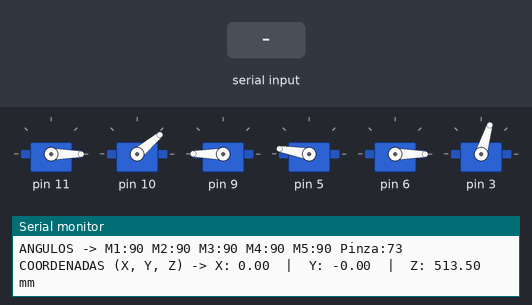
Bench run of a sketch on a simulated Arduino Uno, built with avr-gcc and run on an emulated ATmega328P. Parts: 6 × servo, the last lines printed to the serial monitor. Inputs (shaded band) come from the test bench.

Above: at 7.7 s.
7.8 s: "Q\n" received over Serial
At 9.6 s:
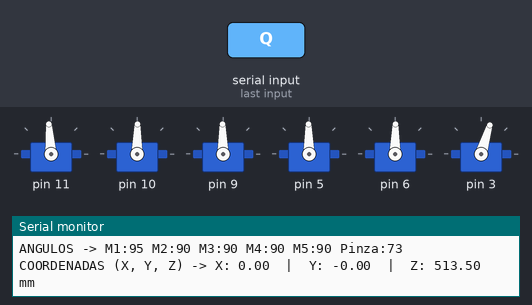
10.2 s: byte 81 ('Q') received over Serial
At 10.8 s:
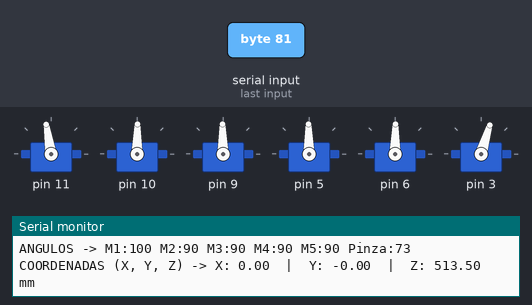
11.7 s: byte 65 ('A') received over Serial
At 12.9 s:
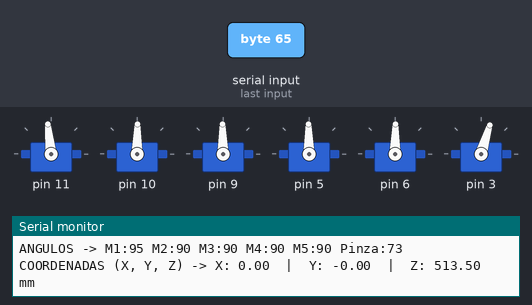
13.2 s: "W\n" received over Serial
At 14.3 s:
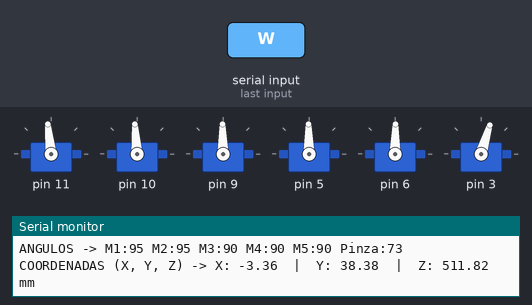
Timing chart, 0 to 15.7 s (numbered marks = the images above; inputs shaded):
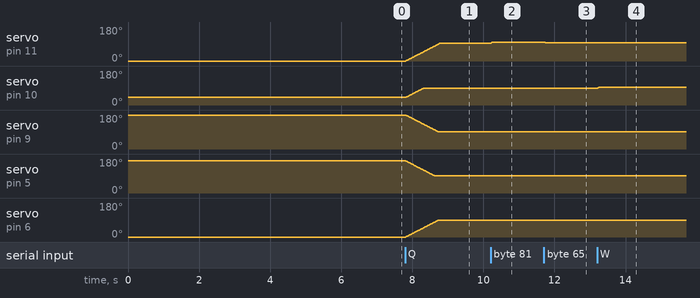

The sketch:

mover_angulos_ver_coordenadas.ino
```cpp
#include <Braccio.h>
#include <Servo.h>

Servo base, shoulder, elbow, wrist_ver, wrist_rot, gripper;

// Longitudes físicas del Braccio
const float L1 = 71.5;
const float L2 = 125.0;
const float L3 = 125.0;
const float L4_5 = 192.0;

// Posiciones iniciales (Brazo estirado hacia arriba)
int m1 = 90; // Base
int m2 = 90; // Hombro
int m3 = 90; // Codo
int m4 = 90; // Muñeca Vertical
int m5 = 90; // Muñeca Rotatoria
int m6 = 73; // Pinza (Abierta)

int paso = 5; // Grados que se mueve con cada pulsación

void setup() {
  Braccio.begin();
  Serial.begin(9600);

  Serial.println("==========================================");
  Serial.println("  CONTROL REMOTO + LECTOR DE COORDENADAS  ");
  Serial.println("==========================================");
  Serial.println("Teclas de control (+5 grados / -5 grados):");
  Serial.println("  Base:       'Q' (Izda)  / 'A' (Dcha)");
  Serial.println("  Hombro:     'W' (Sube)  / 'S' (Baja)");
  Serial.println("  Codo:       'E' (Sube)  / 'D' (Baja)");
  Serial.println("  Muneca V:   'R' (Sube)  / 'F' (Baja)");
  Serial.println("  Muneca Rot: 'T' (Gira)  / 'G' (Gira)");
  Serial.println("  Pinza:      'Y' (Abre)  / 'H' (Cierra)");
  Serial.println("==========================================\n");

  // Imprimir posición inicial
  imprimirEstado();
}

void loop() {
  if (Serial.available() > 0) {
    char tecla = Serial.read();

    if (tecla == '\n' || tecla == '\r') return;
    tecla = toupper(tecla);

    // Lógica de movimiento
    if (tecla == 'Q') m1 += paso;
    if (tecla == 'A') m1 -= paso;
    if (tecla == 'W') m2 += paso;
    if (tecla == 'S') m2 -= paso;
    if (tecla == 'E') m3 += paso;
    if (tecla == 'D') m3 -= paso;
    if (tecla == 'R') m4 -= paso;
    if (tecla == 'F') m4 += paso;
    if (tecla == 'T') m5 += paso;
    if (tecla == 'G') m5 -= paso;
    if (tecla == 'Y') m6 -= paso;
    if (tecla == 'H') m6 += paso;

    // Protecciones mecánicas para evitar roturas
    m1 = constrain(m1, 0, 180);
    m2 = constrain(m2, 0, 180);
    m3 = constrain(m3, 0, 180);
    m4 = constrain(m4, 0, 180);
    m5 = constrain(m5, 0, 180);
    m6 = constrain(m6, 0, 180);

    // Mover el robot físicamente
    Braccio.ServoMovement(10, m1, m2, m3, m4, m5, m6);

    // Calcular e imprimir todo
    imprimirEstado();
  }
}

// Función que calcula y muestra ángulos y coordenadas
void imprimirEstado() {
  Serial.println("\n------------------------------------------");

  // 1. Mostrar Ángulos
  Serial.print("ANGULOS -> M1:"); Serial.print(m1);
  Serial.print(" M2:"); Serial.print(m2);
  Serial.print(" M3:"); Serial.print(m3);
  Serial.print(" M4:"); Serial.print(m4);
  Serial.print(" M5:"); Serial.print(m5);
  Serial.print(" Pinza:"); Serial.println(m6);

  // 2. Calcular Cinemática Directa sincronizada con InverseK
  // Revertimos el mapeo de ángulos a los radianes puros de la librería
  float a0 = m1 * PI / 180.0;
  float a1 = (180.0 - m2) * PI / 180.0;
  float a2 = (m3 - 90.0) * PI / 180.0;
  float a3 = (m4 - 90.0) * PI / 180.0;

  // Calculamos el "alcance horizontal" (radio) y la altura relativa al hombro
  float r = L2 * cos(a1) + L3 * cos(a1 + a2) + L4_5 * cos(a1 + a2 + a3);
  float z_hombro = L2 * sin(a1) + L3 * sin(a1 + a2) + L4_5 * sin(a1 + a2 + a3);

  // Convertimos a Coordenadas Cartesianas 3D
  float x = r * cos(a0);
  float y = r * sin(a0);
  float z = z_hombro + L1; // Sumamos L1 porque la mesa es el nivel Z=0

  // 3. Mostrar Coordenadas X, Y, Z
  Serial.print("COORDENADAS (X, Y, Z) -> ");
  Serial.print("X: "); Serial.print(x, 2);
  Serial.print("  |  Y: "); Serial.print(y, 2);
  Serial.print("  |  Z: "); Serial.print(z, 2);
  Serial.println(" mm");
}
```

Measured:
- after the input at 7.8 s, servo on pin 11: moves from 0° to 94° over 0.96 s, starting at once; servo on pin 10: moves from 40° to 89° over 0.50 s, starting at once
- after the input at 10.2 s, servo on pin 11: 94° → 99° at once
- after the input at 11.7 s, servo on pin 11: 99° → 96° at once
- after the input at 13.2 s, servo on pin 10: 89° → 94° at once
